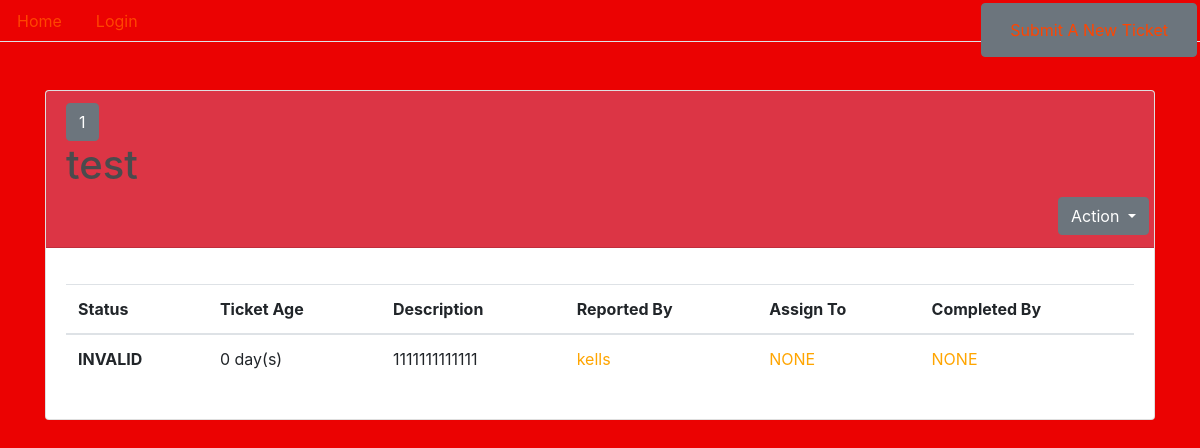
The page /ticket/1/ on the database its author committed.
### bug_tracking/models.py (models this page shows, shortened)
class Ticket(models.Model):
    class Status(models.TextChoices):
        NEW = 'NEW'
        IN_PROGESS = 'IN PROGRESS'
        DONE = 'DONE'
        INVALID = 'INVALID'
    title = models.CharField(max_length=80)
    date = models.DateTimeField(default=timezone.now)
    description = models.TextField()
    filedBy = models.ForeignKey(MyUser, on_delete=models.CASCADE)
    status = models.CharField(
        max_length=200,
        choices=Status.choices,
        default=Status.NEW)
    assignedTo = models.CharField(max_length=240, default='NONE')
    completedBy = models.CharField(max_length=240, default='NONE')
    markedBy = models.CharField(max_length=240, default='NONE')
    @property
    def age(self):
        return int((timezone.now() - self.date).days / 365.25)

### myuser/models.py (models this page shows)
class MyUser(AbstractUser):
    position = models.CharField(max_length=120, blank=True, null=True)
    REQUIRED_FIELDS = ['position']
    def __str__(self):
        return self.username

### bug_tracking/views.py (the view)
# urls.py: path('ticket/<int:id>/', views.ticket_detail, name='ticketdetails'),
def ticket_detail(request, id):
    current_ticket = Ticket.objects.filter(id=id).first()
    return render(request, 'ticket_detail.html', {'ticket': current_ticket})

### templates/ticket_detail.html (shortened to what this page needs)
{% load static %}
<!DOCTYPE html>
<html lang="en">
<head>
    <link rel="stylesheet" href="https://stackpath.bootstrapcdn.com/bootstrap/4.5.1/css/bootstrap.min.css"
>
    <link rel="stylesheet" type="text/css" href="{% static 'css/main.css' %}">
</head>
<body>
    <ul class="nav nav-tabs">
        <li class="nav-item">
            <a class="nav-link" href="/" style="color: orangered;">Home</a>
        </li>
        {% if request.user.is_authenticated %}
        <li class="nav-item">
            <a class="nav-link" href="/logout/" style="color: orangered;">Logout</a>
        </li>
        {% else %}
        <li class="nav-item">
            <a class="nav-link" href="/login/" style="color: orangered;">Login</a>
        </li>
        {% endif %}
    </ul>
    <ul class="nav justify-content-end" style="position: fixed; top: 3px; right: 3px;">
        <li class="nav-item">
            <button class="btn btn-secondary"><a class="nav-link" href="/submit/" style="color: orangered;">Submit A New Ticket</a></button>
        </li>
    </ul>
    <br>
    <br>
    <div class="container" style="color: rgb(74, 75, 77)">
        <div class="card">
            {% if ticket.status == 'NEW' %}
            <div class="card-header bg-primary mb-3">
                <button type="button" class="btn btn-secondary">{{ticket.id}}</button>
                <h1>{{ticket.title}}</h1>
                <div class=" row justify-content-end">
                    <div class="btn-group">
                        <button type="button" class="btn btn-secondary dropdown-toggle" data-toggle="dropdown"
                            aria-haspopup="true" aria-expanded="false">
                            Action
                        </button>
                        <div class="dropdown-menu">
                            <a class="dropdown-item" href="/claim/{{ticket.id}}/">Claim Ticket</a>
                            <a class="dropdown-item" href="/complete/{{ticket.id}}/">Complete Ticket</a>
                            <a class="dropdown-item" href="/ticket/{{ticket.id}}/edit/">Edit Ticket</a>
                            <div class="dropdown-divider"></div>
                            <a class="dropdown-item" href="/invalid/{{ticket.id}}/">Mark Invalid</a>
                        </div>
                    </div>
                </div>
            </div>
            {% elif ticket.status == 'INVALID' %}
            <div class="card-header bg-danger mb-3">
                <button type="button" class="btn btn-secondary">{{ticket.id}}</button>
                <h1>{{ticket.title}}</h1>
                <div class=" row justify-content-end">
                    <div class="btn-group">
                        <button type="button" class="btn btn-secondary dropdown-toggle" data-toggle="dropdown"
                            aria-haspopup="true" aria-expanded="false">
                            Action
                        </button>
                    </div>
                </div>
            </div>
            {% endif %}
            <div class="card-body">
                <table class="table table-hover">
                    <thead>
                        <tr>
                            <th scope="col">Status</th>
                            <th scope="col">Ticket Age</th>
                            <th scope="col">Description</th>
                            <th scope="col">Reported By</th>
                            <th scope="col">Assign To</th>
                            <th scope="col">Completed By</th>
                        </tr>
                    </thead>
                    <tbody>
                        <tr>
                            <th scope="row">{{ticket.status}}</th>
                            <td>{{ ticket.age }} day(s)</td>
                            <td>{{ ticket.description }}</td>
                            <td><a href="/user/{{ticket.filedBy.username}}" class="card-link"
                                    style="color: orange;">{{ ticket.filedBy }}</a>
                            </td>
                            <td><a href="/user/{{ticket.assignedTo}}" class="card-link"
                                    style="color: orange;">{{ ticket.assignedTo }}</a>
                            </td>
                            <td><a href="/user/{{ticket.completedBy}}" class="card-link"
                                    style="color: orange;">{{ ticket.completedBy }}</a>
                            </td>
                        </tr>
                    </tbody>
                </table>
            </div>
        </div>
    </div>
</body>
</html>

### bug_tracking/static/css/main.css (style rules this page uses)
body { background: rgb(235, 2, 2); color: greenyellow; }

### rows shown on the page
Ticket: id "1", title "test", status "INVALID", age "0", description "1111111111111", filedBy "kells", assignedTo "NONE", completedBy "NONE"
